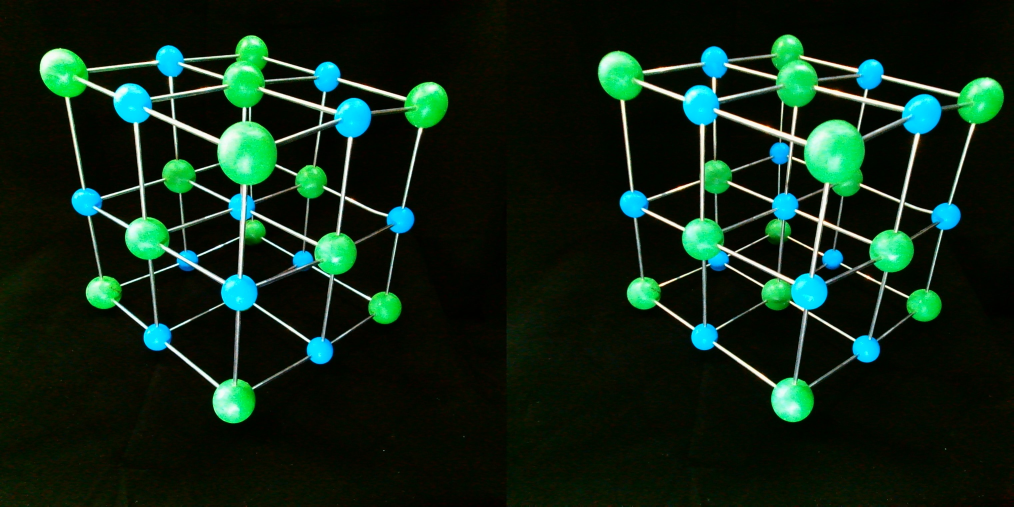
#> input picture Hamster/Week_19/Origin_1.jpg, 3040 x 1520 px (shown at 1/3 size); its folder holds 3 pictures in this run
$ python split.py
#> lines starting #> are read from the running program, lines starting #| are printed output that depends on the picture
import cv2
for i in range(1,6):
    img=cv2.imread("Origin_"+str(i)+".jpg")
#> img is the input picture: shape (1520, 3040, 3); mean B, G, R 24.4, 38.7, 16.7

    i1=img[0:1520,0:1520]
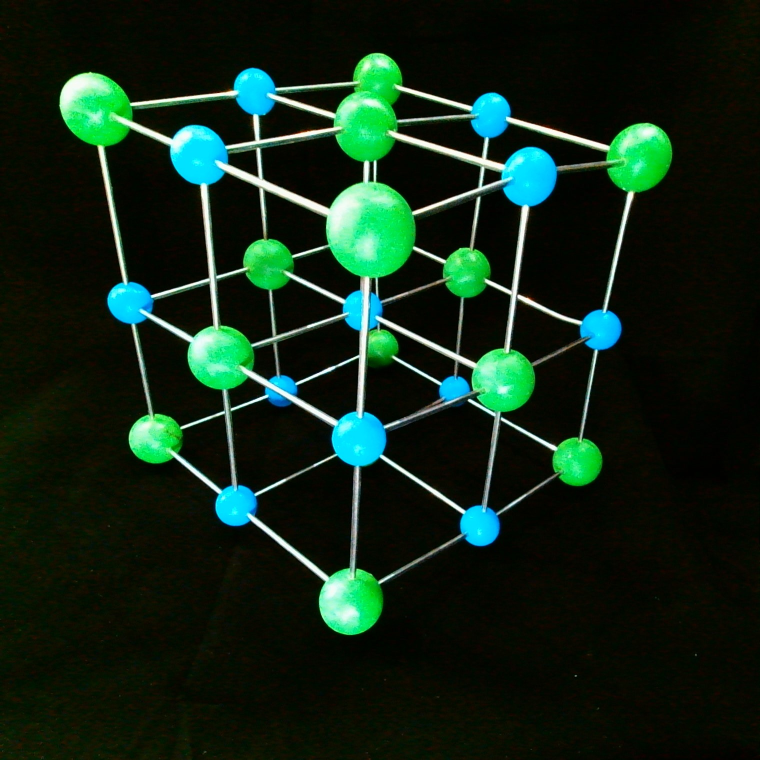
#> i1: shape (1520, 1520, 3) (shown at 1/2 size); mean B, G, R 23.8, 38.4, 17.2
    i2=img[0:1520,1520:3040]
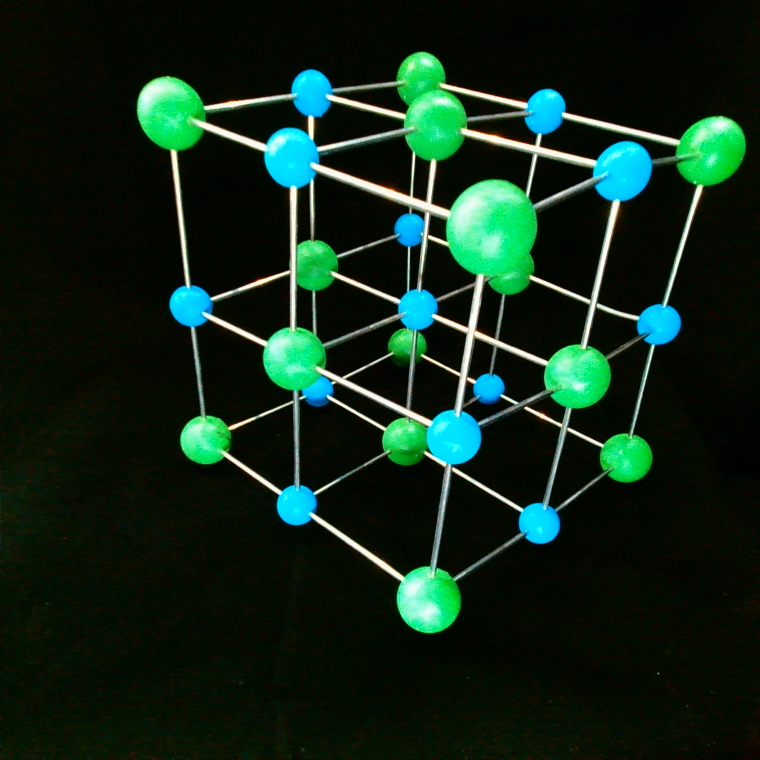
#> i2: shape (1520, 1520, 3) (shown at 1/2 size); mean B, G, R 25, 39.1, 16.3
    cv2.imwrite("Left_"+str(i)+".jpg",i1)
    cv2.imwrite("Right_"+str(i)+".jpg",i2)
    print(i1.shape)
#| (1520, 1520, 3)
    print(i2.shape)
#| (1520, 1520, 3)
#> pass 2 of the loop `for i in range(1,6):`:
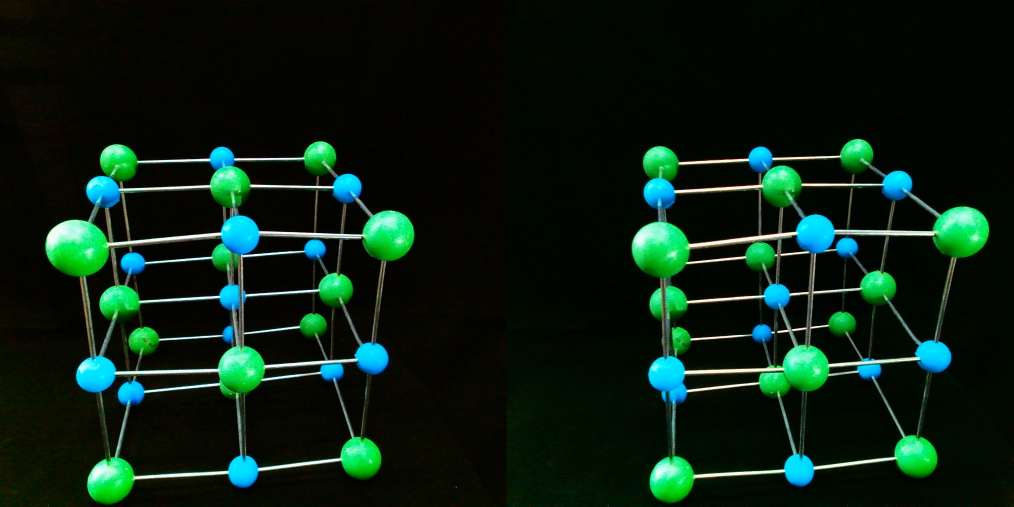
#> input picture Hamster/Week_19/Origin_2.jpg, 3040 x 1520 px (shown at 1/3 size)
#> img is the input picture: shape (1520, 3040, 3); mean B, G, R 19.3, 31.3, 11
#> `i1=img[0:1520,0:1520]`:
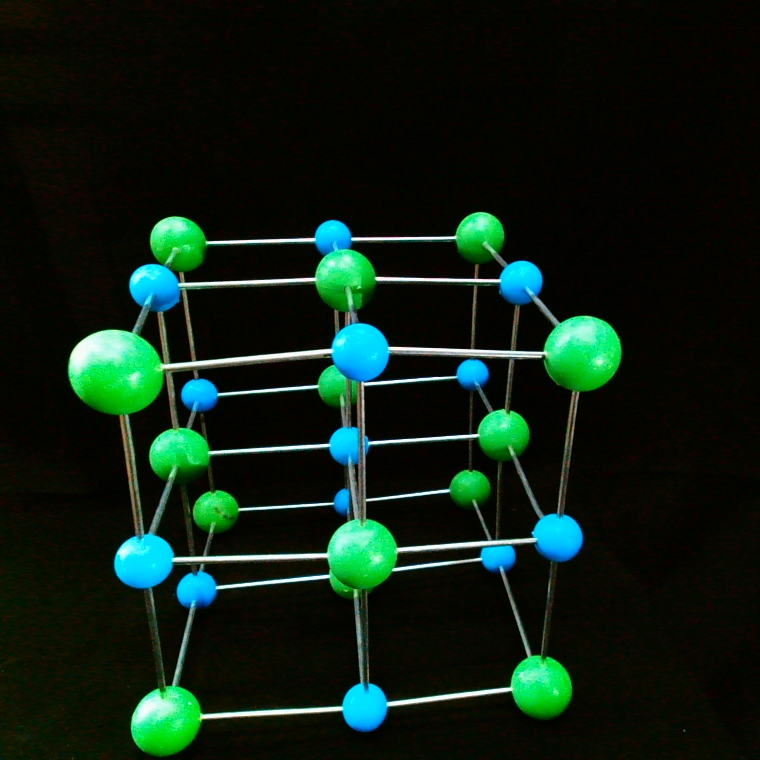
#> i1: shape (1520, 1520, 3) (shown at 1/2 size); mean B, G, R 19.9, 31.3, 13.5
#> `i2=img[0:1520,1520:3040]`:
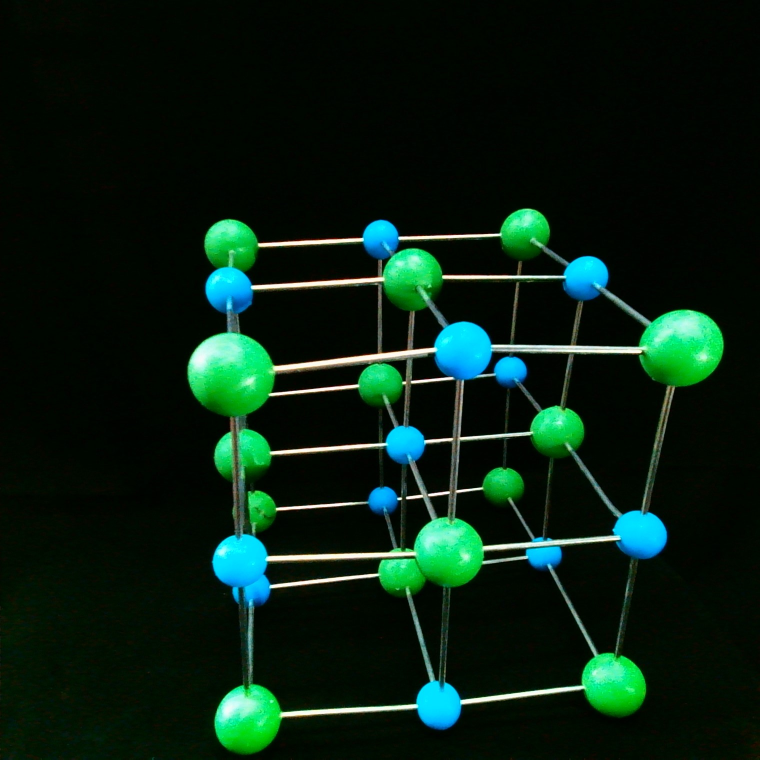
#> i2: shape (1520, 1520, 3) (shown at 1/2 size); mean B, G, R 18.7, 31.4, 8.6
#| (1520, 1520, 3)
#| (1520, 1520, 3)
#> (the run stopped early here; a loop or call above may not have finished)
